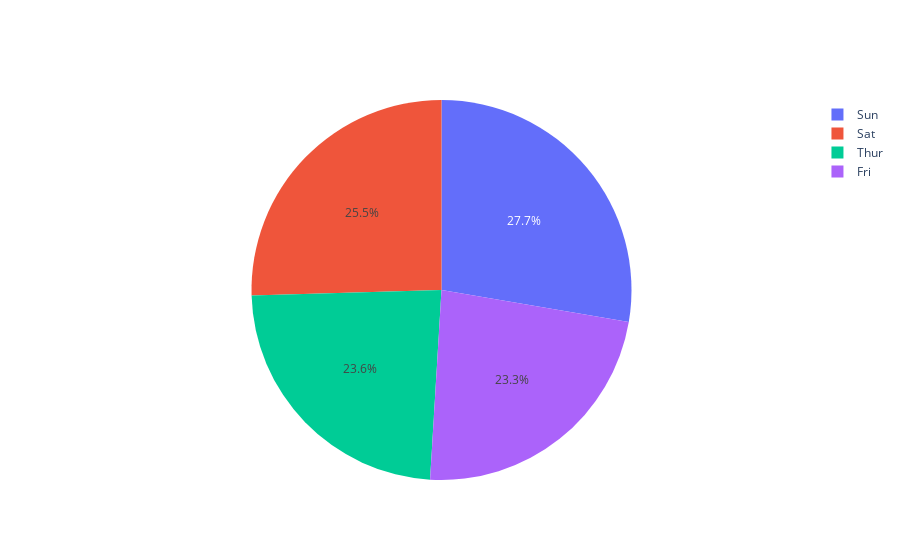

Source (notebook cell):
### Code cell
go.Figure(
    go.Pie(
    labels=df_tips_day.index,
    values=df_tips_day)
)

### Figure 1 — Plotly figure (JSON) as saved in the notebook; plotly's stock layout.template omitted (floating-point values rounded to 4 significant figures)
{"data": [{"labels": ["Thur", "Fri", "Sat", "Sun"], "type": "pie", "values": [2.771, 2.735, 2.993, 3.255]}], "layout": {}}
